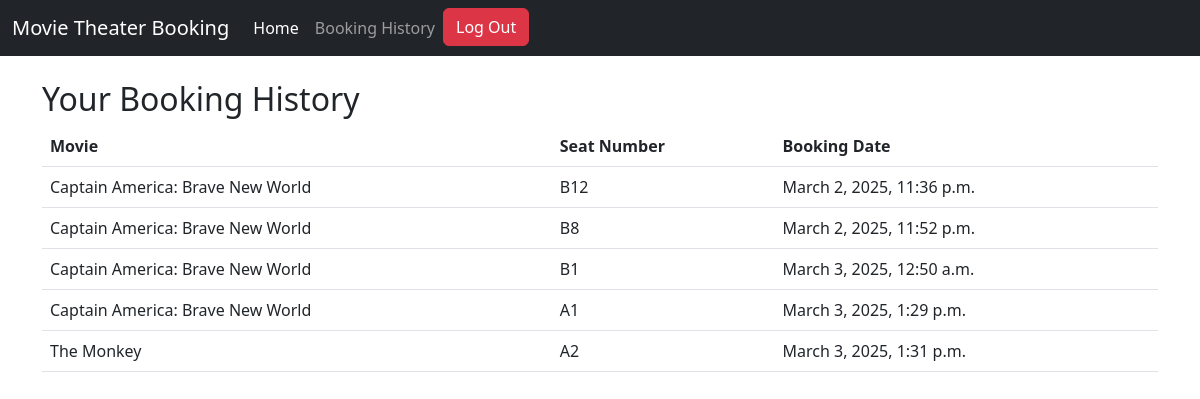
The page /booking-history/ (signed in) on the database as committed earlier.
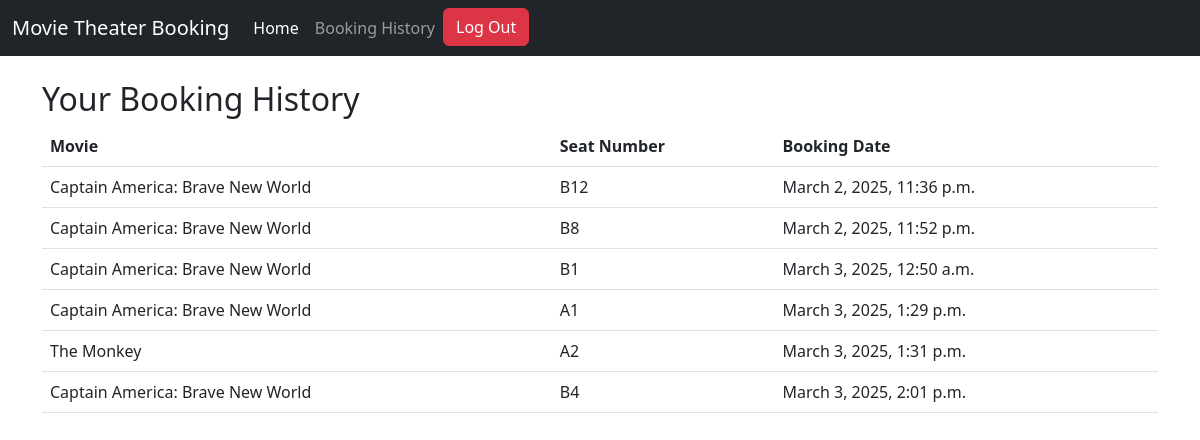
The same page on the database as committed later.
### bookings/models.py (models this page shows, shortened)
class Booking(models.Model):
    movie = models.ForeignKey(Movie, on_delete=models.CASCADE)
    seat = models.OneToOneField(Seat, on_delete=models.CASCADE)
    user = models.ForeignKey(User, on_delete=models.CASCADE)
    booking_date = models.DateTimeField(auto_now_add=True)

class Movie(models.Model):
    title = models.CharField(max_length=255)
    description = models.TextField()
    release_date = models.DateField()
    duration = models.IntegerField()

class Seat(models.Model):
    seat_num = models.CharField(max_length=30, unique=True)
    is_booked = models.BooleanField(default=False)

### bookings/views.py (the view)
# urls.py: path('booking-history/', booking_history, name='booking_history'),
@login_required
def booking_history(request):
    bookings = Booking.objects.filter(user=request.user)
    return render(request, 'bookings/booking_history.html', {'bookings': bookings})

### bookings/templates/bookings/booking_history.html (shortened to what this page needs)
{% extends 'bookings/base.html' %}
{% block content %}
<h2>Your Booking History</h2>
<table class="table">
    <thead>
        <tr>
            <th>Movie</th>
            <th>Seat Number</th>
            <th>Booking Date</th>
        </tr>
    </thead>
    <tbody>
        {% for booking in bookings %}
        <tr>
            <td>{{ booking.movie.title }}</td>
            <td>{{ booking.seat.seat_num }}</td>
            <td>{{ booking.booking_date }}</td>
        </tr>
        {% empty %}
        <tr>
            <td colspan="3">No bookings yet.</td>
        </tr>
        {% endfor %}
    </tbody>
</table>
{% endblock %}

### bookings/templates/bookings/base.html (shortened to what this page needs)
<!DOCTYPE html>
<html lang="en">
<head>
    <link href="https://cdn.jsdelivr.net/npm/bootstrap@5.3.0/dist/css/bootstrap.min.css" rel="stylesheet">
</head>
<body>
    <nav class="navbar navbar-expand-lg navbar-dark bg-dark">
        <div class="container-fluid">
            <a class="navbar-brand" href="#">Movie Theater Booking</a>
            <div class="collapse navbar-collapse" id="navbarNav">
                <ul class="navbar-nav">
                    <li class="nav-item">
                        <a class="nav-link active" href="/">Home</a>
                    </li>
                    <li class="nav-item">
                        <a class="nav-link" href="{% url 'booking_history' %}">Booking History</a>
                    </li>
                    <li class="nav-item">
                        <form method="POST" action="{% url 'logout' %}" style="display:inline;">
                            <button type="submit" class="btn btn-danger">Log Out</button>
                        </form>
                    </li>
                </ul>
            </div>
        </div>
    </nav>
    <div class="container mt-4">
        {% block content %}{% endblock %}
    </div>
</body>
</html>

Rows that differ between the two databases and show on the page:
added Booking: movie "Captain America: Brave New World", seat.seat_num "B4", booking_date "March 3, 2025, 2:01 p.m."
